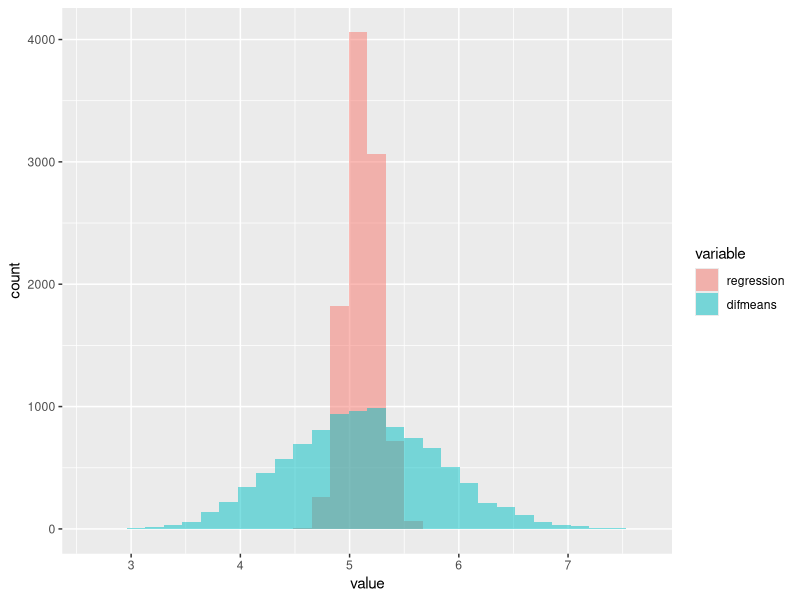

This chart was generated by the following R code: (Note: a time limit stopped this script after it produced the figure.)
## ---- chunk 1
library(dplyr)
library(reshape2)
library(ggplot2)
## ---- chunk 2
dgp1.fun <- function(N,coef,seed){
  set.seed(seed)
  #Create pre-treatment test scores for everyone
  pretest <- rnorm(n=N, mean = 65, sd = 3)
  #Create potential outcome where tau = 5
  y0 <- 10 + coef * pretest + 0 + rnorm(n = N, mean = 0, sd = 1)
  y1 <- 10 + coef * pretest + 5 + rnorm(n = N, mean = 0, sd = 1)
  dat<-data.frame(pretest=pretest,y0=y0,y1=y1)
return(dat)
}

## ---- chunk 3
sample <- dgp1.fun(100, 1.1, 1234)
#head(sample)
## ---- chunk 4
for (i in 1:10000){
  sample[sprintf("Z_%d",i)] <- rbinom(100, 1, 0.5)
}
#head(sample)
## ---- chunk 5
sate_two_methods_dist <- function(sample){
  difmeans <- c()
  regression <- c()
  for (i in 1:10000){
    Z_i <- sprintf("Z_%d",i)
    Y <- sample$y0*(1-sample[Z_i]) + sample$y1*(sample[Z_i])
    colnames(Y) <- c('Y')
    # dif means:
    this_mean <- mean(Y[sample[Z_i]==1]) - mean(Y[sample[Z_i]==0])
    difmeans <- c(difmeans, this_mean)
    # regression:
    I_hate_R <- data.frame(Y = Y[,1], pretest = sample$pretest, Z = sample[Z_i][,1])
    head(I_hate_R)
    ols <- glm(formula = Y ~ pretest + Z, data = I_hate_R)
    this_effect <- summary(ols)$coefficients[3,1]
    regression <- c(regression, this_effect)
  }
  r_is_dumb <- list("difmeans" = difmeans, "regression" = regression)
  return(r_is_dumb)
}

## ---- chunk 6
both <- sate_two_methods_dist(sample)
difmeans <- both$difmeans
regression <- both$regression
df <- data.frame(regression, difmeans)
df <- melt(data = df, measure.vars = c("regression", "difmeans"))
head(df)
ggplot(df, aes(x = value, fill = variable)) +            # Draw two histograms in same plot
  geom_histogram(alpha = 0.5, position = "identity")
## ---- chunk 7
#p1 <- ggplot(data, aes(x=variety, y=note, fill=treatment)) + 
#    geom_boxplot() +
#    facet_wrap(~treatment)

ET_i <- sample['y1']-sample['y0']
SATE_true <- mean(ET_i[,1]) 
#regression:
bias_reg <- mean(regression)-SATE_true
variance_reg <- var(regression)
print(sprintf("Bias, regression: %f", bias_reg))
print(sprintf("Variance, regression: %f", variance_reg))
#Difference in means:
bias_difmeans <- mean(difmeans)-SATE_true
variance_dm <- var(difmeans)
print(sprintf("Bias, difference in means: %f", bias_difmeans))
print(sprintf("Variance, difference in means: %f", variance_dm))

# as expected the variance is smaller for regression.
## ---- chunk 8
sample2 <- dgp1.fun(100, 0.1, 1234)
for (i in 1:10000){
  sample2[sprintf("Z_%d",i)] <- rbinom(100, 1, 0.5)}
both <- sate_two_methods_dist(sample2)
difmeans <- both$difmeans
regression <- both$regression

ET_i <- sample2['y1']-sample2['y0']
SATE_true <- mean(ET_i[,1]) 
#regression:
bias_reg <- mean(regression)-SATE_true
variance_reg <- var(regression)
print(sprintf("Bias, regression: %f", bias_reg))
print(sprintf("Variance, regression: %f", variance_reg))
#Difference in means:
bias_difmeans <- mean(difmeans)-SATE_true
variance_dm <- var(difmeans)
print(sprintf("Bias, difference in means: %f", bias_difmeans))
print(sprintf("Variance, difference in means: %f", variance_dm))


#the bias and variance of regression didn't change, which seems like a nice thing, given that the 
# coefficient of pretest is not the estimand of interest.
#the difference in means, however, is sensitive to the change in this irrelevant quantity.
## ---- chunk 9
simulate_blockexp <- function( sz = 100,  p_fem = 3/7, seed = 1234){
  
  set.seed(seed)
   
  # Blocking var assignment:
  Ff  <- rbinom(sz, 1, p_fem) 
  df <- data.frame('F'=Ff)
  
  #Y_0, Y_1:
  b0 = 70
  df['Y_0'] <- b0 + 0                   + rnorm(sz, mean = 0, sd = 1)
  df['Y_1'] <- b0 + 7*df$F + 3*(1-df$F) + rnorm(sz, mean = 0, sd = 1)
  
  return(df)
  
}
blockexp <- simulate_blockexp()
head(blockexp)
## ---- chunk 10
ET_i <- blockexp['Y_1']-blockexp['Y_0']
SATE_true <- mean(ET_i[,1])
print(sprintf("overall SATE = %f",SATE_true))

ET_i_F <- blockexp[blockexp$F==1,]['Y_1']-blockexp[blockexp$F==1,]['Y_0']
SATE_F <- mean(ET_i_F[,1])
print(sprintf("SATE (F) = %f",SATE_F))

ET_i_nonF <- blockexp[blockexp$F==0,]['Y_1']-blockexp[blockexp$F==0,]['Y_0']
SATE_nonF <- mean(ET_i_nonF[,1])
print(sprintf("SATE (non-F) = %f",SATE_nonF))

## ---- chunk 11
difmeans_blockexp <- c()
regression_blockexp <- c()
regression_blockexp_inter <- c() #I am also curious about block-specific effects
regression_blockexp_inter_Z <- c()
for(i in 1:10000){
  # Treatment assignment:
  p_Z_given_f = 0.6*(1-blockexp['F'])+0.4*blockexp['F']
  ps <- as.vector(p_Z_given_f[, 'F'])
  Z  <- rbinom(100, 1, ps)  
  Y <- blockexp$Y_0*(1-Z) + blockexp$Y_1*(Z)
  
  # dif means:
  this_mean <- mean(Y[Z==1]) - mean(Y[Z==0])
  difmeans_blockexp <- c(difmeans_blockexp, this_mean)
  # regression:
  ols <- glm(formula = Y ~ blockexp[,'F'] + Z) #we could also add interactions F*Z
  this_effect <- summary(ols)$coefficients[3,1]
  regression_blockexp <- c(regression_blockexp, this_effect)
  # to recover block-specific treatment effects. let's try separately:
  ols_interactions <- glm(formula = Y ~ blockexp[,'F'] + Z + blockexp[,'F']*Z)
  this_interaction_effect <- summary(ols_interactions)$coefficients[4,1]
  this_interaction_Z_effect <- summary(ols_interactions)$coefficients[3,1]
  this_inter_b0 <- summary(ols_interactions)$coefficients[1,1]
  regression_blockexp_inter <- c(regression_blockexp_inter, this_interaction_effect)
  regression_blockexp_inter_Z <- c(regression_blockexp_inter_Z, this_interaction_Z_effect)
}
## ---- chunk 12
df <- data.frame(regression = regression_blockexp, difmeans = difmeans_blockexp)
df <- melt(data = df, measure.vars = c("regression", "difmeans"))
head(df)
ggplot(df, aes(x = value, fill = variable)) +            # Draw two histograms in same plot
  geom_histogram(alpha = 0.5, position = "identity")

## ---- chunk 13
ET_i <- blockexp['Y_1']-blockexp['Y_0']
SATE_true <- mean(ET_i[,1]) 
#regression:
bias_reg <- mean(regression_blockexp)-SATE_true
variance_reg <- var(regression_blockexp)
rmse_reg <- sqrt(mean((SATE_true - regression_blockexp)^2))
print(sprintf("Bias, block experiment regression: %f", bias_reg))
print(sprintf("Variance, block experiment regression: %f", variance_reg))
print(sprintf("RMSE, block experiment regression: %f", rmse_reg))
#Difference in means:
bias_difmeans <- mean(difmeans_blockexp)-SATE_true
variance_dm <- var(difmeans_blockexp)
rmse_dm <- sqrt(mean((SATE_true - difmeans_blockexp)^2))
print(sprintf("Bias, difference in means: %f", bias_difmeans))
print(sprintf("Variance, difference in means: %f", variance_dm))
print(sprintf("RMSE, difference in means: %f", rmse_dm))
print(sprintf("(Extra) mean coefficient on the interaction term: %f", mean(regression_blockexp_inter)))

## ---- chunk 14
# Bias occurs because individuals are not assigned to treatment/control groups with equal probability.

# Efficiency is meaningful: the blocking factor accounts for variability between females and 
# non-females, resulting in greater precision of the effect estimate. 

# The rmse is a measure of the unexplained variation after the model has been fit to the data.

# Since we did not include the Z*F interaction term in the model, the RMSE will be an estimate of 
# the square-root of the block-by-treatment interaction.
## ---- chunk 15
#In the early days of the novel coronavirus pandemic, physicians were assigning experimental treatments 
# (e.g. Tocilizumab) to patients with confirmed cases of covid-19. 
# A quote describing the assignment rule: “At this point in time, we would consider dexamethasone as the
# standard of care in mechanically ventilated patients but consider tocilizumab in nonresponders or when 
# risks of steroid therapy for a particular patient outweigh the potential benefits” 
# (https://www.healio.com/news/infectious-disease/20200720/tocilizumab-associated-with-lower-mortality-among-ventilated-patients-with-covid19)
# Assignment probability was conditional on response to (and exposure to) the original treatment, and 
# both were certainly conditional on the severity of the case, which is likely to be confounded by  
# other covariates such as age and pre-existing conditions.
## ---- chunk 16
# I included the regressions with Female by Z interactions above out of curiosity. 
print(sprintf("The effect for F=0 is: %f", mean(regression_blockexp_inter_Z)))
print(sprintf("The effect for F=1 is: %f", mean(regression_blockexp_inter_Z+regression_blockexp_inter)))
#they appear to be biased
## ---- chunk 17
# What size should th epopulation be? Confusing.

pop <- dgp1.fun(13000, 1.1, 1234) #ok, I'll arbitrarily decide on the size of the pop.

difmeans_sampling <- c()
reg_sampling <- c()
for(i in 1:10000){# 10000 draws
  sample <- sample_n(pop, 100, replace = TRUE)
  
  #create treatment assignment:
  sample["Z"] <- rbinom(100, 1, 0.5)
  Y <- sample$y0*(1-Z) + sample$y1*(Z)
  
  # dif means:
  this_mean <- mean(Y[Z==1]) - mean(Y[Z==0])
  difmeans_sampling <- c(difmeans_sampling, this_mean)
  # regression:
  ols <- glm(formula = Y ~ sample$pretest + Z)
  this_effect <- summary(ols)$coefficients[3,1]
  reg_sampling <- c(reg_sampling, this_effect)
}

## ---- chunk 18
df <- data.frame(regression = reg_sampling, difmeans = difmeans_sampling)
df <- melt(data = df, measure.vars = c("regression", "difmeans"))
head(df)
ggplot(df, aes(x = value, fill = variable)) +            
  geom_histogram(alpha = 0.5, position = "identity")
## ---- chunk 19
# Sampling distribution is the distribution of the values of the estimate computed on samples that 
# are repeatedly drawn from a population.
# Randomization distirbution is the distribution of the values of the estimate computed on the same 
# sample, but using repeated different randomizations of treatment assignment. 
# It appears that the randomization distirbution is more smooth, with better fit to the supposed 
# theoretical values.
## ---- chunk 20
ET_i <- pop['y1']-pop['y0']
SATE_true <- mean(ET_i[,1]) 
#regression:
bias_reg <- mean(reg_sampling)-SATE_true
variance_reg <- var(reg_sampling)
print(sprintf("Bias, regression: %f", bias_reg))
print(sprintf("Variance, regression: %f", variance_reg))
#Difference in means:
bias_difmeans <- mean(difmeans_sampling)-SATE_true
variance_dm <- var(difmeans_sampling)
print(sprintf("Bias, difference in means: %f", bias_difmeans))
print(sprintf("Variance, difference in means: %f", variance_dm))
## ---- chunk 21
# I got slightly higher bias AND variance for a regression estimator of PATE (vs. regression for SATE), 
# but regression still seems to massively reduce uncertainty compared to a difference in means estimator 
# (as it did for SATE and a randomization distribution), 
# so I would go with regression regardless of whether I am aiming for SATE with randomization distribution
# or PATE with sampling distirbution.
